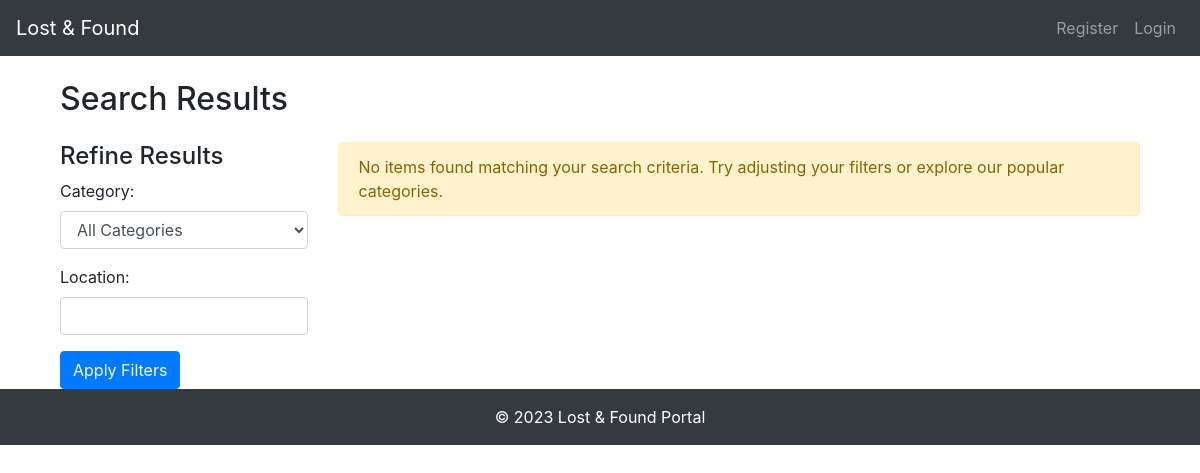
/search_results, run on an earlier commit of the app's database.
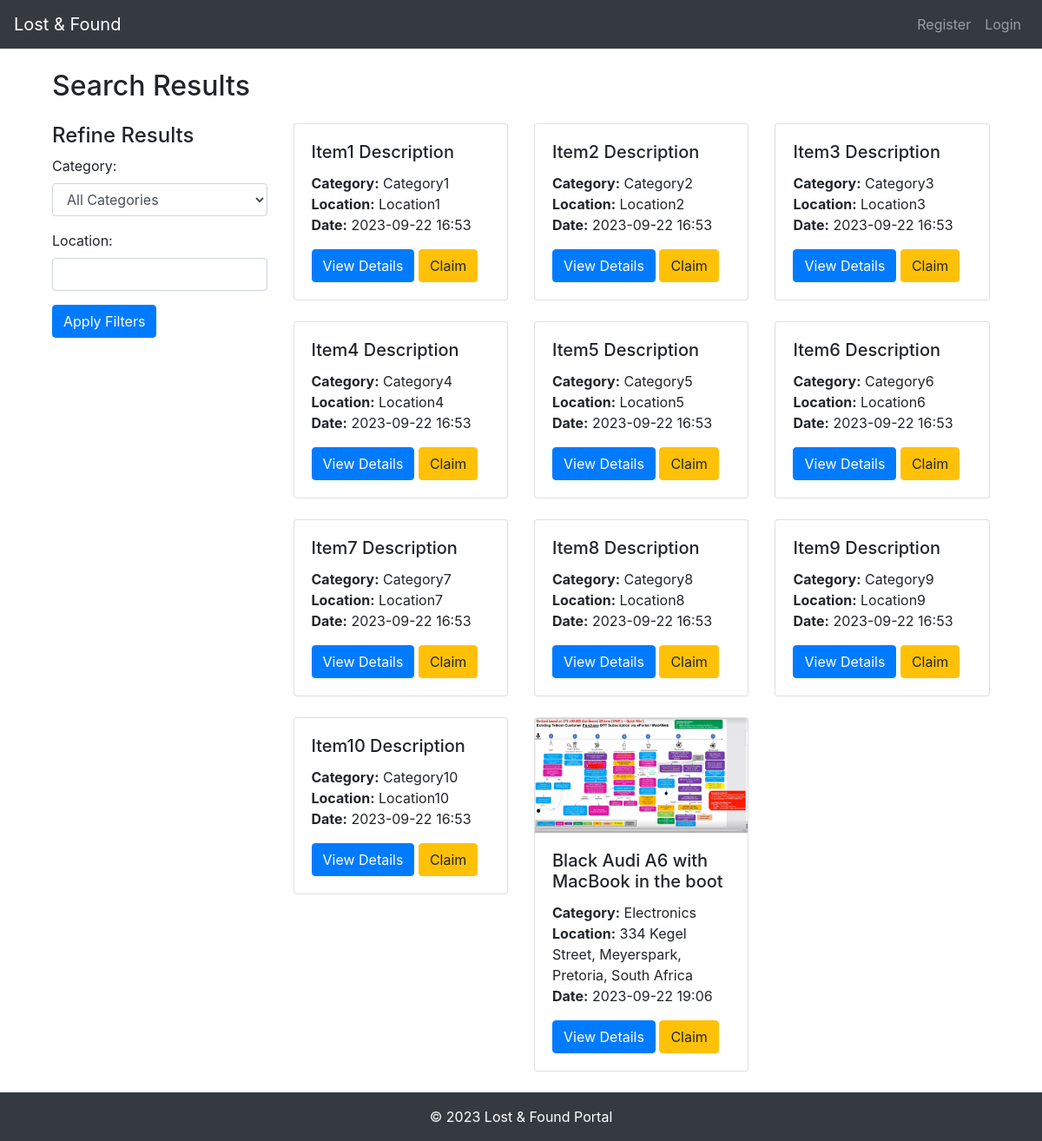
And on a later commit of the database.
### models.py (models this page shows)
class Item(db.Model):
    id = db.Column(db.Integer, primary_key=True)
    description = db.Column(db.String(300), nullable=False, index=True)  # Added index
    category = db.Column(db.String(100), nullable=False, index=True)  # Added index
    location = db.Column(db.String(200), nullable=False, index=True)  # Added index
    time = db.Column(db.DateTime, nullable=False, default=datetime.utcnow)
    created_at = db.Column(db.DateTime, nullable=False, default=datetime.utcnow)
    type = db.Column(db.String(10), nullable=False, index=True)  # This will store values "lost" or "found"
    image_file = db.Column(db.String(20), nullable=True, default='default.jpg')
    user_id = db.Column(db.Integer, db.ForeignKey('user.id'), nullable=False)
    claims = db.relationship('Claim', back_populates='item')

### app.py (the view)
@app.route('/search_results', methods=['GET'])
def search_results():
    search_type = request.args.get('search_type')  # Use request.args.get() for GET requests
    item_query = request.args.get('item_query')
    location_query = request.args.get('location_query')
    query = Item.query
    if search_type:
        query = query.filter(Item.type == search_type)
    if item_query:
        query = query.filter(Item.description.like(f"%{item_query}%"))
    if location_query:
        query = query.filter(Item.location.like(f"%{location_query}%"))
    items = query.all()
    return render_template('search_results.html', items=items, search_type=search_type,
                           item_query=item_query, location_query=location_query)

### app.py (called while the page is built)
@app.before_request
def make_session_permanent():
    session.permanent = True
    app.permanent_session_lifetime = timedelta(minutes=15)
    session.modified = True

@app.before_request
def before_request():
    if current_user.is_authenticated:
        g.unread_messages_count = Message.query.filter_by(receiver_id=current_user.id, is_read=False).count()
    else:
        g.unread_messages_count = 0

@app.context_processor
def inject_unread_messages_count():
    if current_user.is_authenticated:
        unread_messages_count = Message.query.filter_by(receiver_id=current_user.id, is_read=False).count()
    else:
        unread_messages_count = 0
    return dict(unread_messages_count=unread_messages_count)

### templates/search_results.html (shortened to what this page needs)
{% extends "base.html" %}
{% block content %}
<div class="container mt-4">
    <h2 class="mb-4">Search Results</h2>
    <div class="row">
        <div class="col-md-3">
            <h4>Refine Results</h4>
            <form action="{{ url_for('search_results') }}" method="GET">
                <div class="form-group">
                    <label for="categoryFilter">Category:</label>
                    <select class="form-control" id="categoryFilter" name="category">
                        <option value="">All Categories</option>
                    </select>
                </div>
                <div class="form-group">
                    <label for="locationFilter">Location:</label>
                    <input type="text" class="form-control" id="locationFilter" name="location">
                </div>
                <button type="submit" class="btn btn-primary">Apply Filters</button>
            </form>
        </div>
        <div class="col-md-9">
            <div class="row">
                {% if items and items|length > 0 %}
                {% for item in items %}
                <div class="col-md-4 mb-4">
                    <div class="card">
                        {% if item.image_file %}
                        <img src="{{ url_for('static', filename='images/' + item.image_file) }}" class="card-img-top"
                             alt="{{ item.description }}">
                        {% endif %}
                        <div class="card-body">
                            <h5 class="card-title">{{ item.description }}</h5>
                            <p class="card-text">
                                <strong>Category:</strong> {{ item.category }}<br>
                                <strong>Location:</strong> {{ item.location }}<br>
                                <strong>Date:</strong> {{ item.time.strftime('%Y-%m-%d %H:%M') }}
                            </p>
                            <a href="{{ url_for('item_details', item_id=item.id) }}" class="btn btn-primary">View
                                Details</a>
                            <a href="{{ url_for('claim_item', item_id=item.id) }}" class="btn btn-warning">Claim</a>
                        </div>
                    </div>
                </div>
                {% endfor %}
                {% else %}
                <div class="col-12">
                    <div class="alert alert-warning" role="alert">
                        No items found matching your search criteria. Try adjusting your filters or explore our popular
                        categories.
                    </div>
                </div>
                {% endif %}
            </div>
        </div>
    </div>
</div>
{% endblock %}

### templates/base.html (shortened to what this page needs)
<!DOCTYPE html>
<html lang="en">
<head>
    <link href="https://maxcdn.bootstrapcdn.com/bootstrap/4.5.2/css/bootstrap.min.css" rel="stylesheet">
    <link rel="stylesheet" href="https://cdnjs.cloudflare.com/ajax/libs/font-awesome/5.15.3/css/all.min.css">
    <link rel="stylesheet" href="../static/css/styles.css">
</head>
<body>
<body>
<nav class="navbar navbar-expand-lg navbar-dark bg-dark sticky-top">
    <a class="navbar-brand" href="/">Lost & Found</a>
    <div class="collapse navbar-collapse" id="navbarNav">
        <ul class="navbar-nav ml-auto">
            {% if current_user.is_authenticated %}
            <li class="nav-item">
                <a class="nav-link" href="{{ url_for('all_conversations') }}">
                    <i class="fas fa-comment"></i>
                    {% if g.unread_messages_count > 0 %}
                    <span id="notificationBadge" class="badge badge-danger">{{ g.unread_messages_count }}</span>
                    {% endif %}
                </a>
            </li>
            <li class="nav-item">
                <a class="nav-link" href="{{ url_for('dashboard') }}">Dashboard
                </a>
            </li>
            <li class="nav-item">
                <a class="nav-link" href="{{ url_for('logout') }}">Logout</a>
            </li>
            {% else %}
            <li class="nav-item">
                <a class="nav-link" href="{{ url_for('register') }}">Register</a>
            </li>
            <li class="nav-item">
                <a class="nav-link" href="{{ url_for('login') }}">Login</a>
            </li>
            {% endif %}
        </ul>
    </div>
</nav>
<main class="container mt-4">
    {% block content %}{% endblock %}
</main>
<footer class="footer mt-auto py-3 bg-dark text-white">
    <div class="container text-center">
        <span>&copy; 2023 Lost & Found Portal</span>
    </div>
</footer>
</body>
</html>

What changed in the data, as far as the page shows it:
added Item: description "Item1 Description", category "Category1", location "Location1", time "2023-09-22 16:53"
added Item: description "Item2 Description", category "Category2", location "Location2", time "2023-09-22 16:53"
added Item: description "Item3 Description", category "Category3", location "Location3", time "2023-09-22 16:53"
added Item: description "Item4 Description", category "Category4", location "Location4", time "2023-09-22 16:53"
added Item: description "Item5 Description", category "Category5", location "Location5", time "2023-09-22 16:53"
added Item: description "Item6 Description", category "Category6", location "Location6", time "2023-09-22 16:53"
added Item: description "Item7 Description", category "Category7", location "Location7", time "2023-09-22 16:53"
added Item: description "Item8 Description", category "Category8", location "Location8", time "2023-09-22 16:53"
added Item: description "Item9 Description", category "Category9", location "Location9", time "2023-09-22 16:53"
added Item: description "Item10 Description", category "Category10", location "Location10", time "2023-09-22 16:53"
added Item: image_file (picture), description "Black Audi A6 with MacBook in the boot", category "Electronics", location "334 Kegel Street, Meyerspark, Pretoria, South Africa", time "2023-09-22 19:06"
Also different on the page:
text no longer shown: "No items found matching your search criteria. Try adjusting your filters or explore our popular categories."
